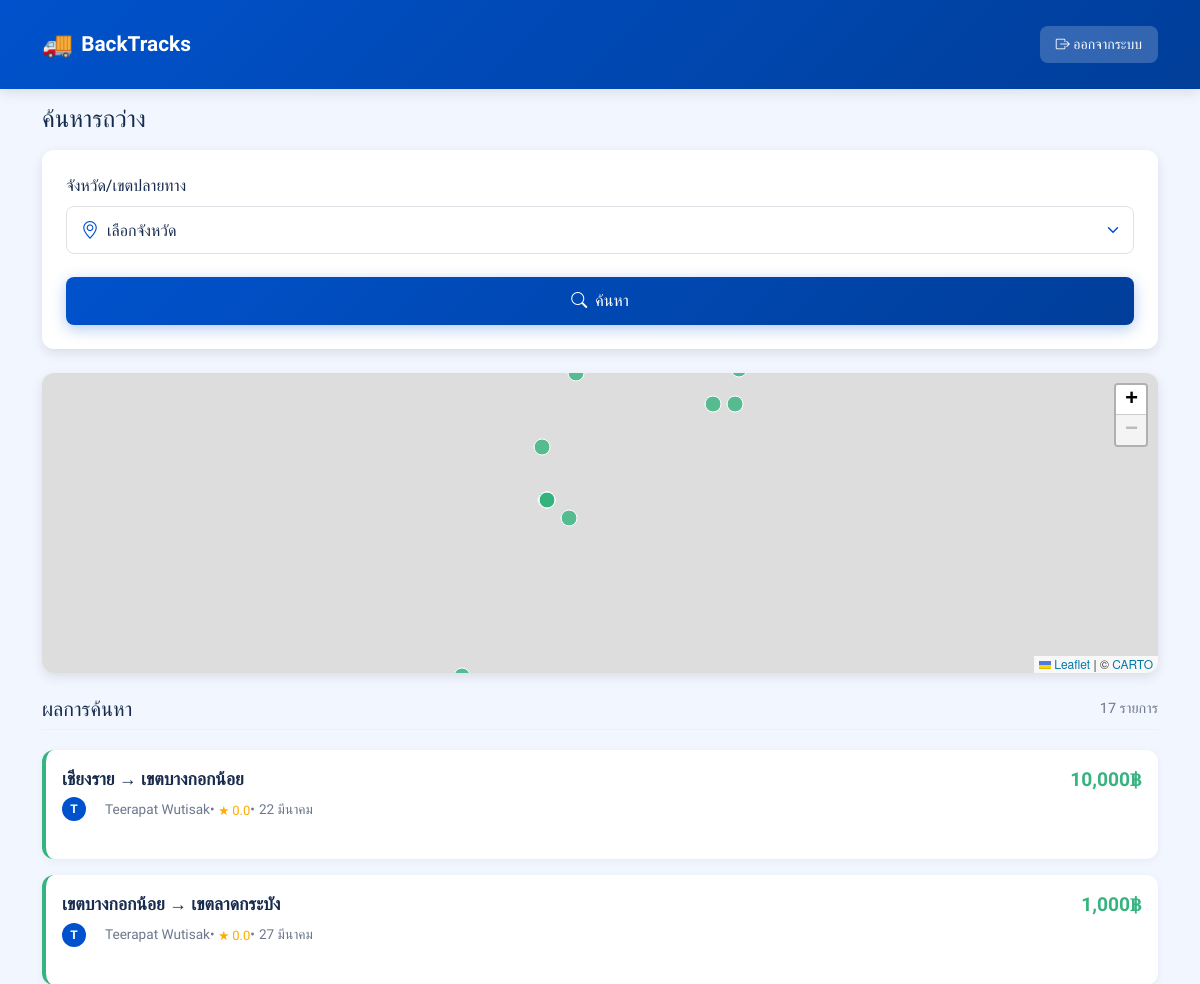
Page /search (signed in, upper part) on the earlier database version.
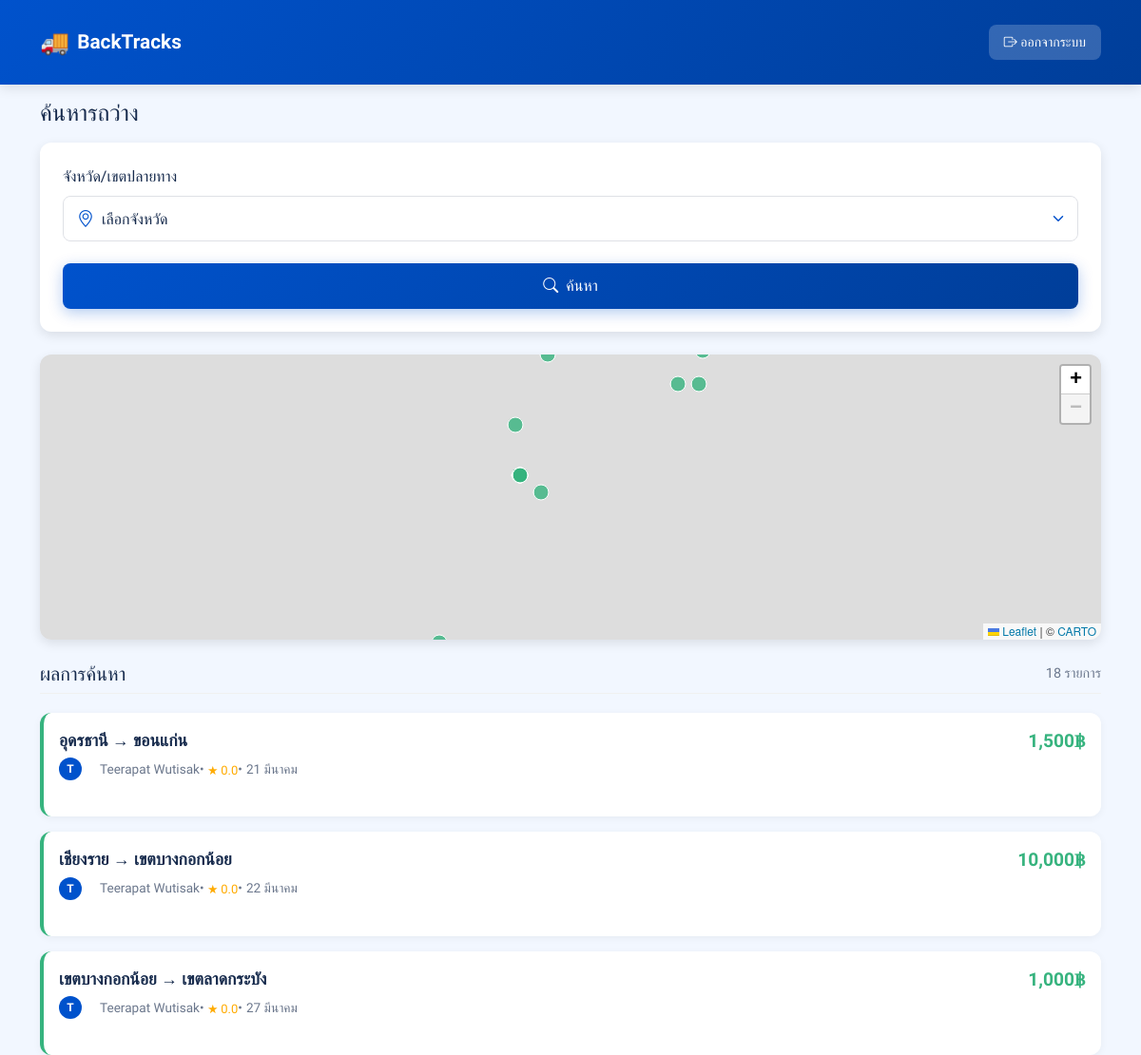
Same page on the later database version.
### app.py (models this page shows)
class Truck(db.Model):
    id = db.Column(db.Integer, primary_key=True)
    user_id = db.Column(db.Integer, db.ForeignKey('user.id'), nullable=False)
    plate = db.Column(db.String(10), nullable=False)
    truck_type = db.Column(db.String(20), default="สไลด์หัวลาก", nullable=False)
    start = db.Column(db.String(50), nullable=False)
    dest = db.Column(db.String(50), nullable=False)
    return_date = db.Column(db.String(20), nullable=False)
    price = db.Column(db.Integer, nullable=False)
    lat = db.Column(db.Float, nullable=False)
    lon = db.Column(db.Float, nullable=False)
    is_confirmed = db.Column(db.Boolean, default=False)
    is_expired = db.Column(db.Boolean, default=False)
    created_at = db.Column(db.DateTime, default=datetime.now)
    updated_at = db.Column(db.DateTime, default=datetime.now, onupdate=datetime.now)
    review_count = db.Column(db.Integer, default=0)
    rating = db.Column(db.Float, default=0)

class User(UserMixin, db.Model):
    id = db.Column(db.Integer, primary_key=True)
    email = db.Column(db.String(120), unique=True, nullable=False)
    phone = db.Column(db.String(10), unique=True, nullable=False)
    password = db.Column(db.String(120), nullable=False)
    name = db.Column(db.String(120), nullable=True)
    is_admin = db.Column(db.Boolean, default=False)
    trucks = db.relationship('Truck', backref='user', lazy=True)
    created_at = db.Column(db.DateTime, default=datetime.now)

### app.py (the view, shortened to what this page needs)
@app.route("/search", methods=["GET", "POST"])
@login_required
def search():
    search_form = SearchForm()
    trucks = Truck.query.filter_by(is_confirmed=False, is_expired=False).order_by(Truck.id.desc()).all() or []
    for truck in trucks:
        truck.is_new = is_new_job(truck.return_date)
    return render_template("search.html", search_form=search_form, trucks=trucks, provinces=provinces)

### app.py
class SearchForm(FlaskForm):
    start_province = SelectField('จังหวัดปลายทาง', choices=[('', 'เลือกจังหวัด')] + [(p, p) for p in provinces.keys()])
    submit = SubmitField('ค้นหา')

### app.py (called while the page is built)
def format_thai_date(date_str):
    thai_months = {
        1: "มกราคม", 2: "กุมภาพันธ์", 3: "มีนาคม", 4: "เมษายน", 5: "พฤษภาคม", 6: "มิถุนายน",
        7: "กรกฎาคม", 8: "สิงหาคม", 9: "กันยายน", 10: "ตุลาคม", 11: "พฤศจิกายน", 12: "ธันวาคม"
    }
    date_obj = datetime.strptime(date_str, "%Y-%m-%d")
    return f"{date_obj.day} {thai_months[date_obj.month]}"

@app.template_filter('thai_date')
def thai_date_filter(date_str):
    return format_thai_date(date_str)

def is_new_job(return_date):
    try:
        return_date_obj = datetime.strptime(return_date, "%Y-%m-%d")
        now = datetime.now()
        days_diff = (return_date_obj - now).days
        return 0 <= days_diff <= 1
    except:
        return False

@login_manager.user_loader
def load_user(user_id):
    return db.session.get(User, int(user_id))

@app.context_processor
def utility_processor():
    return {
        'is_bangkok_area': is_bangkok_area
    }

### templates/search.html (shortened to what this page needs)
{% extends "base.html" %}
{% block content %}
<div class="container">
    <h1 class="h4 mb-3">ค้นหารถว่าง</h1>
    <div class="search-filter">
        <form method="POST" id="searchForm">
            <div class="mb-2">
                <label for="start_province" class="form-label">จังหวัด/เขตปลายทาง</label>
                <div class="input-wrapper">
                    <span class="input-icon"><i class="bi bi-geo-alt"></i></span>
                    {{ search_form.start_province(class="form-control custom-select", id="start_province") }}
                </div>
            </div>
            <button type="submit" class="btn btn-primary btn-lg mt-2 w-100">
                <i class="bi bi-search me-2"></i> ค้นหา
            </button>
        </form>
    </div>
    <div class="map-container mt-4">
        <div id="map"></div>
    </div>
    <div class="section-header d-flex justify-content-between align-items-center mt-4 mb-3">
        <h2 class="h5 mb-0">ผลการค้นหา</h2>
        <span class="result-count">{{ trucks|length }} รายการ</span>
    </div>
    <div class="truck-list">
        {% if trucks and trucks|length > 0 %}
            {% for truck in trucks %}
                <div class="truck-card animate__animated animate__fadeIn   " onclick="showTruckDetail({{ truck.id }})">
                    <div class="truck-card-header">
                        <div>
                            <div class="truck-route">{{ truck.start }} → {{ truck.dest }}</div>
                            <div class="truck-details d-flex align-items-center">
                                <div class="driver-avatar">{{ truck.user.name[0]|upper }}</div>
                                <span class="ms-1">{{ truck.user.name }}</span> •
                                <span class="rating ms-1">★ {{ truck.rating }}</span>
                                {% if not truck.is_confirmed %}
                                • <span class="ms-1">{{ truck.return_date|thai_date }}</span>
                                {% endif %}
                            </div>
                        </div>
                        <div class="truck-price {% if truck.is_confirmed %}confirmed{% endif %}">
                            {% if truck.is_confirmed %}
                                <span class="status-badge confirmed">จองแล้ว</span>
                            {% else %}
                                {{ "{:,}".format(truck.price) }}฿
                            {% endif %}
                        </div>
                    </div>
                </div>
            {% endfor %}
        {% endif %}
    </div>
</div>
{% endblock %}

Differences in the rows shown:
added Truck: start "อุดรธานี", dest "ขอนแก่น", user "T", user.name "Teerapat Wutisak", rating "0.0", return_date|thai_date "21 มีนาคม", price "1,500"
Other differences:
{{ trucks|length }}: "17" → "18"
